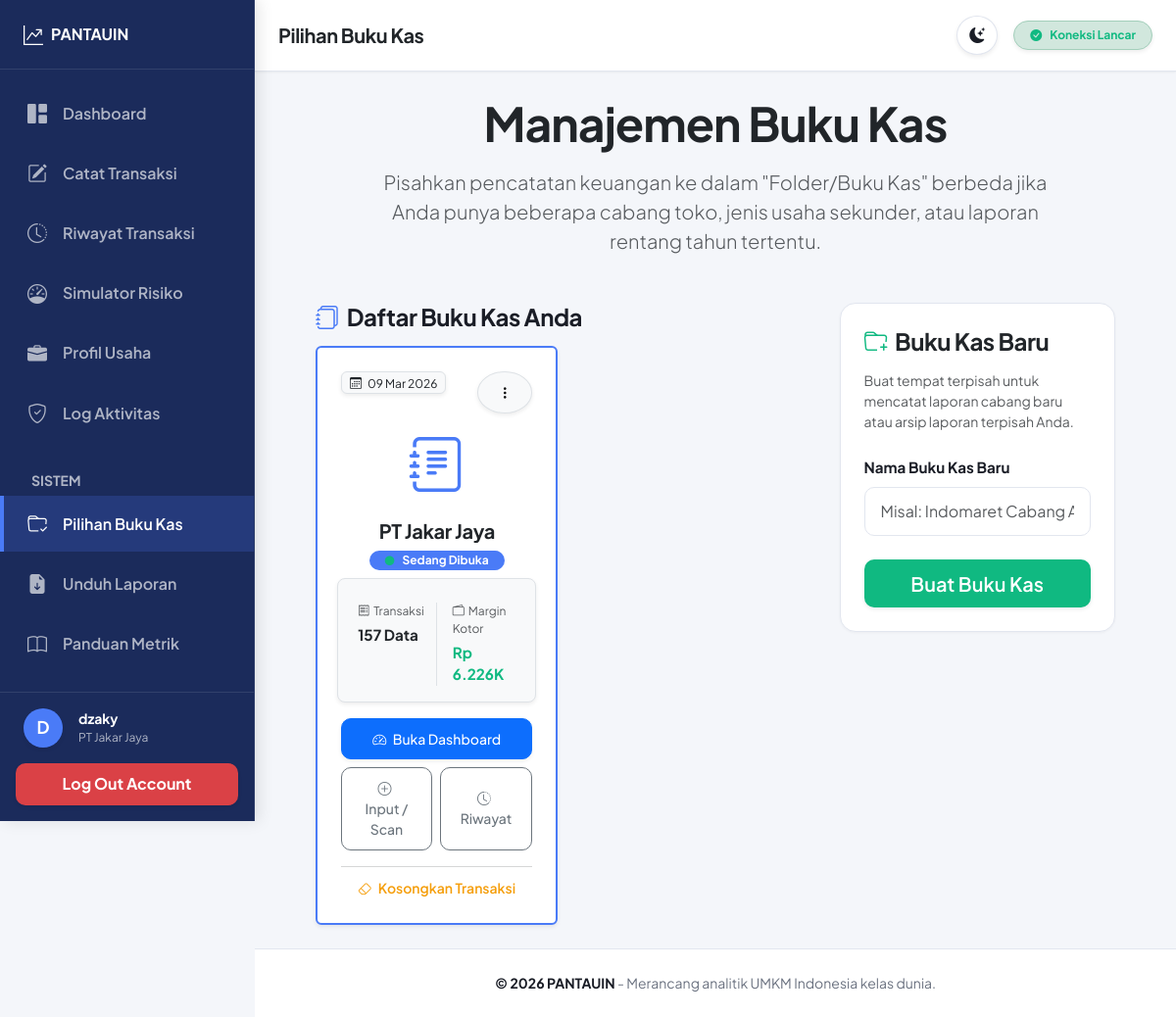
The page /buku-kas (signed in) on the database its author committed.
### models.py (models this page shows)
class BukuKas(db.Model):
    __tablename__ = 'buku_kas'
    id = db.Column(db.Integer, primary_key=True)
    user_id = db.Column(db.Integer, db.ForeignKey('users.id', ondelete='CASCADE'), nullable=False)
    nama_buku = db.Column(db.String(100), nullable=False)
    created_at = db.Column(db.DateTime(timezone=True), server_default=func.now())
    user = db.relationship('User', backref=db.backref('buku_kas', lazy=True, cascade='all, delete-orphan'))
    profil = db.relationship('ProfilPerusahaan', backref='buku_kas', uselist=False, lazy=True, cascade='all, delete-orphan')

### app.py (the view, shortened to what this page needs)
    @app.route('/buku-kas', methods=['GET', 'POST'])
    @login_required
    def buku_kas_manager():
        form = BukuKasForm()
        daftar_buku = BukuKas.query.filter_by(user_id=session['user_id']).all()
        stats = {}
        for bk in daftar_buku:
            transaksi = Transaksi.query.filter_by(buku_kas_id=bk.id).all()
            total_in = sum(t.pemasukan for t in transaksi)
            total_out = sum(t.pengeluaran for t in transaksi)
            margin = total_in - total_out
            stats[bk.id] = {
                'count': len(transaksi),
                'pemasukan': total_in,
                'pengeluaran': total_out,
                'margin': margin
            }
        return render_template('buku_kas.html', form=form, stats=stats)

### templates/buku_kas.html (shortened to what this page needs)
{% extends 'base.html' %}
{% block page_heading %}Pilihan Buku Kas{% endblock %}
{% block content %}
<div class="row mb-5 justify-content-center">
    <div class="col-lg-10 text-center">
        <h1 class="display-5 fw-bold mb-3 text-dark">Manajemen Buku Kas</h1>
        <p class="lead text-muted" style="max-width: 700px; margin: 0 auto;">Pisahkan pencatatan keuangan ke dalam
            "Folder/Buku Kas" berbeda jika Anda punya beberapa cabang toko, jenis usaha sekunder, atau laporan rentang
            tahun tertentu.</p>
    </div>
</div>
<div class="row g-4 justify-content-center">
    <div class="col-lg-7">
        <h4 class="fw-bold mb-3"><i class="bi bi-journals me-2 text-primary"></i>Daftar Buku Kas Anda</h4>
        <div class="row g-3">
            {% for buku in daftar_buku %}
            <div class="col-md-6">
                <div class="card h-100 shadow-sm transition-hover {% if session.get('buku_kas_id') == buku.id %}border-primary border-2{% else %}border-0{% endif %}">
                    <div class="card-body p-4 text-center">
                        <div class="d-flex justify-content-between align-items-start mb-2">
                            <div class="badge bg-light text-dark shadow-sm border fw-normal"><i class="bi bi-calendar3 me-1"></i> {{ buku.created_at.strftime('%d %b %Y') }}</div>
                            <div class="dropdown">
                                <button class="btn btn-sm btn-light rounded-circle border shadow-sm" type="button" data-bs-toggle="dropdown" aria-expanded="false" title="Opsi Lainnya">
                                    <i class="bi bi-three-dots-vertical"></i>
                                </button>
                            </div>
                        </div>
                        <div class="mb-3">
                            <i class="bi bi-journal-text {% if session.get('buku_kas_id') == buku.id %}text-primary{% else %}text-muted{% endif %}"
                                style="font-size: 3.5rem;"></i>
                        </div>
                        <h5 class="fw-bold text-dark mb-1 text-truncate" title="{{ buku.nama_buku }}">{{ buku.nama_buku }}</h5>
                        {% if session.get('buku_kas_id') == buku.id %}
                        <div class="badge bg-primary px-3 py-1 mb-3 rounded-pill"><i class="bi bi-circle-fill text-success me-2" style="font-size: 0.6rem;"></i>Sedang Dibuka</div>
                        {% else %}
                        <div class="mb-3 opacity-0 user-select-none"><div class="badge bg-primary px-3 py-1 rounded-pill">Placeholder</div></div>
                        {% endif %}
                        {% if stats and buku.id in stats %}
                        <div class="row g-2 mb-3 text-start bg-light rounded-3 p-3 shadow-sm border">
                            <div class="col-6 border-end">
                                <div class="small text-muted mb-1" style="font-size: 0.75rem;"><i class="bi bi-receipt me-1"></i>Transaksi</div>
                                <div class="fw-bold text-dark" style="font-size: 0.95rem;">{{ stats[buku.id]['count'] }} Data</div>
                            </div>
                            <div class="col-6 ps-3">
                                <div class="small text-muted mb-1" style="font-size: 0.75rem;"><i class="bi bi-wallet2 me-1"></i>Margin Kotor</div>
                                <div class="fw-bold {% if stats[buku.id]['margin'] > 0 %}text-success{% elif stats[buku.id]['margin'] < 0 %}text-danger{% else %}text-secondary{% endif %}" style="font-size: 0.95rem;">
                                    Rp <span title="{{ stats[buku.id]['margin'] }}">{{ "{:,.0f}".format(stats[buku.id]['margin']/1000) | replace(',', '.') }}K</span>
                                </div>
                            </div>
                        </div>
                        {% endif %}
                        <form action="{{ url_for('switch_buku_kas', buku_id=buku.id) }}" method="POST"
                            class="d-flex flex-column gap-2 mb-3">
                            <button type="submit" name="destination" value="dashboard"
                                class="btn btn-primary btn-sm w-100 fw-medium shadow-sm"><i class="bi bi-speedometer2 me-1"></i> Buka Dashboard</button>
                            <div class="d-flex gap-2">
                                <button type="submit" name="destination" value="input"
                                    class="btn btn-outline-secondary btn-sm w-50 fw-medium"><i class="bi bi-plus-circle me-1"></i> Input / Scan</button>
                                <button type="submit" name="destination" value="riwayat"
                                    class="btn btn-outline-secondary btn-sm w-50 fw-medium"><i class="bi bi-clock-history me-1"></i> Riwayat</button>
                            </div>
                        </form>
                        <hr class="text-muted opacity-25 my-2">
                        <button type="button" class="btn btn-link text-warning text-decoration-none btn-sm w-100 p-0"
                            data-bs-toggle="modal" data-bs-target="#resetModal{{ buku.id }}">
                            <i class="bi bi-eraser me-1"></i> Kosongkan Transaksi
                        </button>
                    </div>
                </div>
            </div>
            {% endfor %}
        </div>
    </div>
    <div class="col-lg-4">
        <div class="card summary-card p-4 sticky-top" style="top: 2rem;">
            <h4 class="fw-bold mb-3 text-dark"><i class="bi bi-folder-plus me-2 text-success"></i>Buku Kas Baru</h4>
            <p class="text-muted small mb-4">Buat tempat terpisah untuk mencatat laporan cabang baru atau arsip laporan
                terpisah Anda.</p>
            <form action="{{ url_for('buku_kas_manager') }}" method="POST">
                <div class="mb-4">
                    {{ form.nama_buku.label(class="form-label fw-bold") }}
                    {{ form.nama_buku(class="form-control form-control-lg", placeholder="Misal: Indomaret Cabang A") }}
                </div>
                {{ form.submit(class="btn btn-success btn-lg w-100 shadow-sm", style="background-color:
                var(--success-color); border:none;") }}
            </form>
        </div>
    </div>
</div>
{% endblock %}

### templates/base.html (shortened to what this page needs)
<!DOCTYPE html>
<html lang="id">
<head>
    <link href="https://cdn.jsdelivr.net/npm/bootstrap@5.3.2/dist/css/bootstrap.min.css" rel="stylesheet">
    <link rel="stylesheet" href="https://cdn.jsdelivr.net/npm/bootstrap-icons@1.11.3/font/bootstrap-icons.min.css">
    <link rel="stylesheet" href="{{ url_for('static', filename='css/style.css') }}">
</head>
<body>
    {% if session.get('user_id') %}
    <aside class="sidebar" id="sidebar">
        <div class="sidebar-header">
            <a class="brand" href="{{ url_for('dashboard') }}" aria-label="Beranda Utama PANTAUIN">
                <i class="bi bi-graph-up-arrow fs-5 me-2"></i> PANTAUIN
            </a>
        </div>
        <div class="sidebar-menu flex-grow-1 overflow-auto py-3">
            <ul class="nav flex-column">
                <li class="nav-item mb-1">
                    <a class="nav-link {% if request.endpoint == 'dashboard' %}active{% endif %}"
                        href="{{ url_for('dashboard') }}">
                        <i class="bi bi-grid-1x2-fill fs-5 me-3"></i> Dashboard
                    </a>
                </li>
                <li class="nav-item mb-1">
                    <a class="nav-link {% if request.endpoint in ['input_transaksi', 'upload_csv'] %}active{% endif %}"
                        href="{{ url_for('input_transaksi') }}">
                        <i class="bi bi-pencil-square fs-5 me-3"></i> Catat Transaksi
                    </a>
                </li>
                <li class="nav-item mb-1">
                    <a class="nav-link {% if request.endpoint == 'riwayat' %}active{% endif %}"
                        href="{{ url_for('riwayat') }}">
                        <i class="bi bi-clock-history fs-5 me-3"></i> Riwayat Transaksi
                    </a>
                </li>
                <li class="nav-item mb-1">
                    <a class="nav-link {% if request.endpoint == 'simulator' %}active{% endif %}"
                        href="{{ url_for('simulator') }}">
                        <i class="bi bi-speedometer fs-5 me-3"></i> Simulator Risiko
                    </a>
                </li>
                <li class="nav-item mb-1">
                    <a class="nav-link {% if request.endpoint == 'edit_profil_perusahaan' %}active{% endif %}"
                        href="{{ url_for('edit_profil_perusahaan') }}">
                        <i class="bi bi-briefcase-fill fs-5 me-3"></i> Profil Usaha
                    </a>
                </li>
                <li class="nav-item mb-1">
                    <a class="nav-link {% if request.endpoint == 'log_aktivitas' %}active{% endif %}"
                        href="{{ url_for('log_aktivitas') }}">
                        <i class="bi bi-shield-check fs-5 me-3"></i> Log Aktivitas
                    </a>
                </li>
                <li class="nav-item mb-1 mt-4 px-3">
                    <span class="small fw-bold text-uppercase ms-3" style="color: var(--sidebar-link-color);">Sistem</span>
                </li>
                <li class="nav-item mb-1">
                    <a class="nav-link {% if request.endpoint == 'buku_kas_manager' %}active{% endif %}"
                        href="{{ url_for('buku_kas_manager') }}">
                        <i class="bi bi-folder-check fs-5 me-3"></i> Pilihan Buku Kas
                    </a>
                </li>
                <li class="nav-item mb-1">
                    <a class="nav-link" href="{{ url_for('download_report') }}">
                        <i class="bi bi-file-earmark-arrow-down-fill fs-5 me-3"></i> Unduh Laporan
                    </a>
                </li>
                <li class="nav-item mb-1">
                    <a class="nav-link {% if request.endpoint == 'panduan_metrik' %}active{% endif %}"
                        href="{{ url_for('panduan_metrik') }}">
                        <i class="bi bi-book fs-5 me-3"></i> Panduan Metrik
                    </a>
                </li>
            </ul>
        </div>
        <div class="sidebar-footer p-3 border-top" style="border-color: var(--sidebar-hover-bg) !important;">
            <div class="d-flex align-items-center mb-3 px-2" style="color: var(--sidebar-text);">
                <div class="rounded-circle d-flex align-items-center justify-content-center fw-bold me-3 shadow-sm"
                    style="width: 40px; height: 40px; font-size: 1.1rem; background: var(--accent-color); color: #fff;">
                    {{ session.username[0]|upper }}
                </div>
                <div>
                    <div class="small fw-bold text-truncate" style="max-width: 140px;">{{ session.username }}</div>
                    <div class="small text-truncate" style="font-size: 0.75rem; max-width: 140px; color: var(--sidebar-link-color);"
                        title="{{ buku_kas_aktif.nama_buku if buku_kas_aktif else 'Belum Pilih Proyek' }}">
                        {{ buku_kas_aktif.nama_buku if buku_kas_aktif else 'Belum Pilih Proyek' }}
                    </div>
                </div>
            </div>
            <form action="{{ url_for('logout') }}" method="POST" class="w-100">
                <button type="submit" class="btn btn-danger w-100 fw-bold shadow-sm"
                    style="background-color: rgba(239, 68, 68, 0.9); border:none;" aria-label="Keluar dari akun">Log Out
                    Account</button>
            </form>
        </div>
    </aside>
    <div class="main-wrapper" id="mainWrapper">
        <header class="topbar d-flex align-items-center justify-content-between">
            <div class="d-flex align-items-center">
                <h5 class="mb-0 fw-bold text-dark d-none d-sm-block">{% block page_heading %}Ikhtisar Sistem{% endblock
                    %}</h5>
            </div>
            <div class="d-flex align-items-center gap-3">
                <button type="button" class="btn btn-light rounded-circle shadow-sm d-flex align-items-center justify-content-center" id="theme-toggle" aria-label="Toggle Theme" style="width: 40px; height: 40px; border-color: var(--border-color); background-color: var(--surface-color); color: var(--text-dark);">
                    <i class="bi bi-moon-stars-fill" id="theme-icon"></i>
                </button>
                <span
                    class="badge bg-success-subtle text-success border border-success-subtle rounded-pill px-3 py-2 fw-bold shadow-sm d-flex align-items-center">
                    <i class="bi bi-check-circle-fill me-2"></i> Koneksi Lancar
                </span>
            </div>
        </header>
        <main class="content-area p-4 flex-grow-1" id="main-content">
            {% block content %}{% endblock %}
        </main>
        <footer class="text-center py-4 mt-auto small border-top" style="background-color: var(--surface-color); color: var(--text-muted);">
            <span class="fw-bold" style="color: var(--text-dark);">© 2026 PANTAUIN</span> - Merancang analitik UMKM Indonesia kelas dunia.
        </footer>
    </div>
    {% endif %}
</body>
</html>

### rows shown on the page
BukuKas: nama_buku "PT Jakar Jaya", created_at "09 Mar 2026", shows "Sedang Dibuka", stats "157", id "6.226"

### other values the page prints
{{ session.username[0]|upper }} "D"
{{ session.username }} "dzaky"
